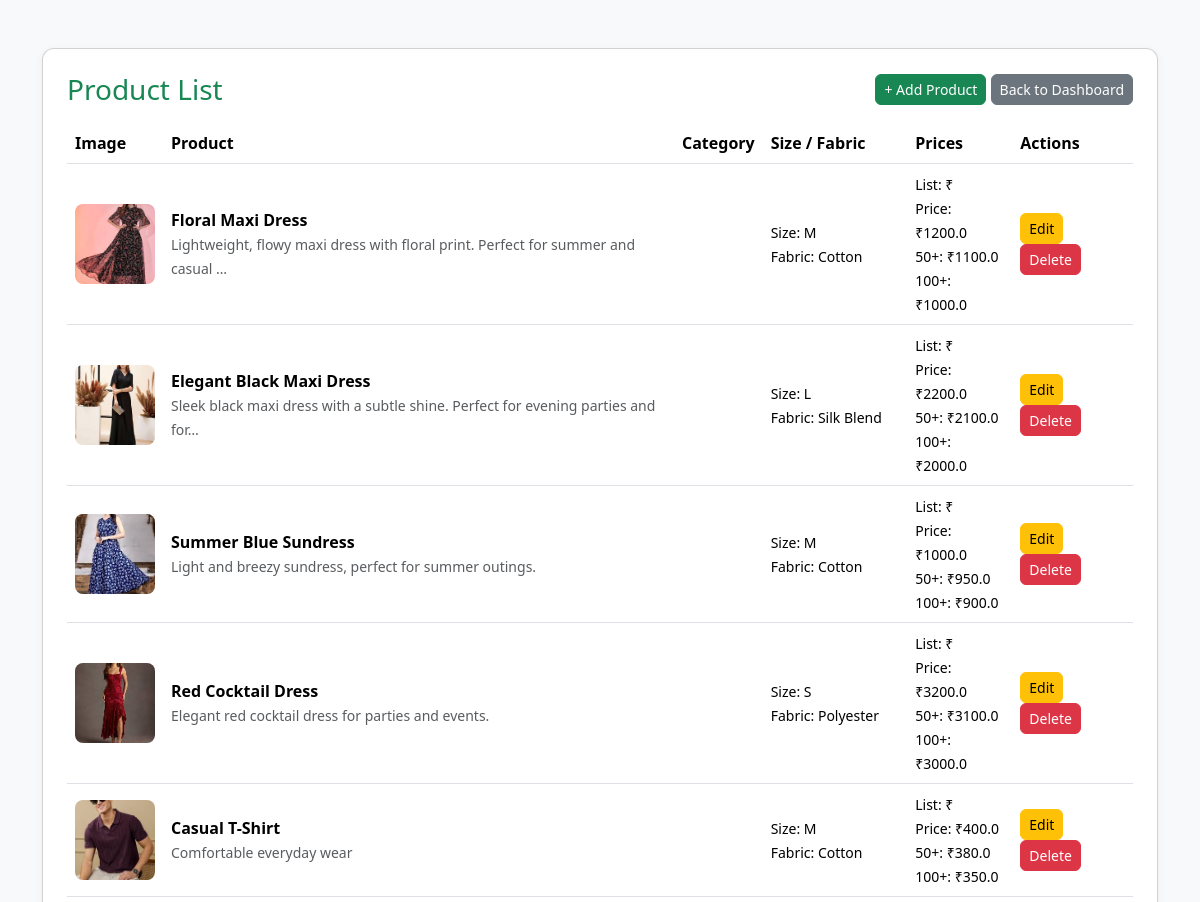
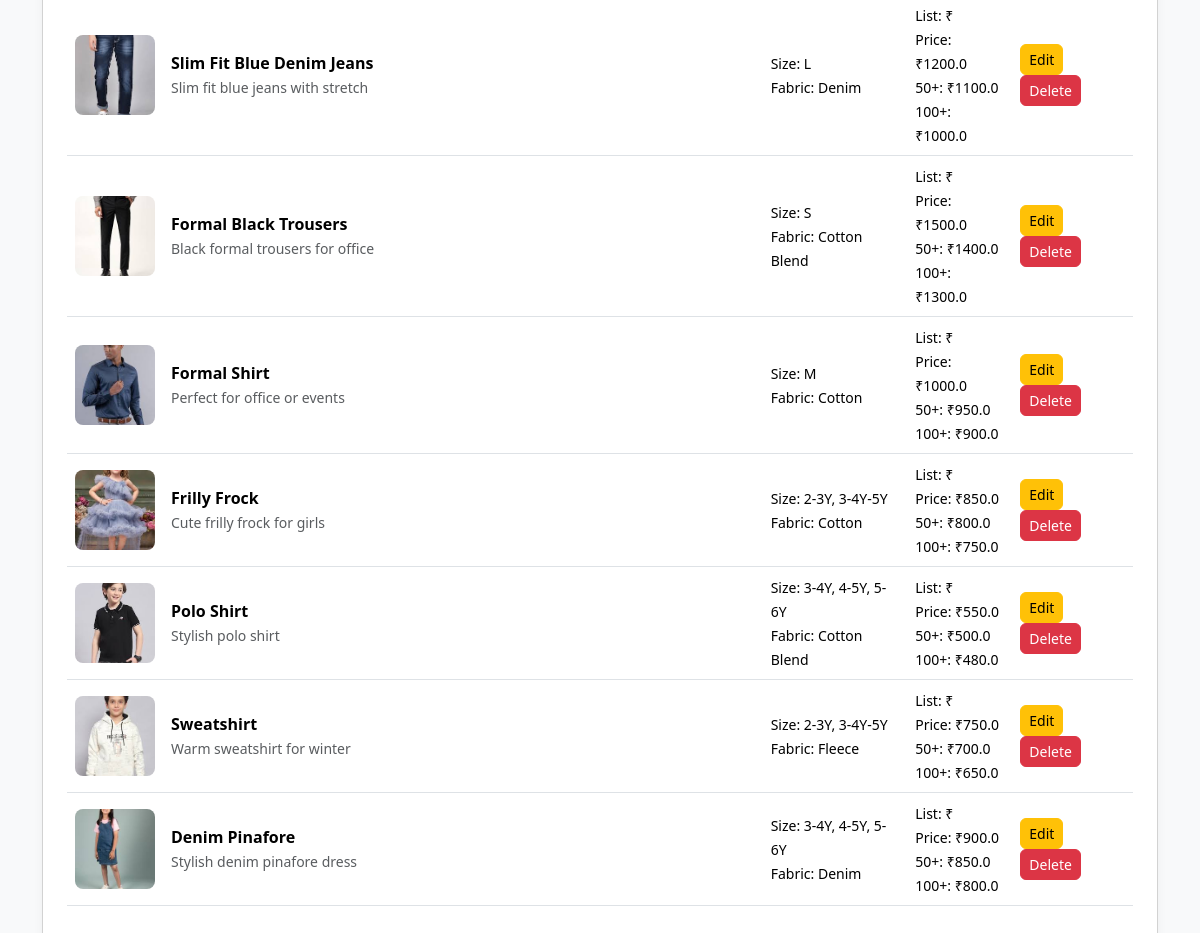
/viewproduct, run on the app's committed database (2 pictures, top to bottom).
### manager/models.py (models this page shows, shortened)
class product(models.Model):
    name=models.CharField(max_length=20)
    size=models.CharField(max_length=20)
    fabric=models.CharField(max_length=20)
    description=models.TextField()
    listprice=models.FloatField()
    price=models.FloatField()
    price50=models.FloatField()
    price100=models.FloatField()
    categoryid=models.ForeignKey(category,on_delete=models.CASCADE)
    image=models.FileField(upload_to='media')

### manager/views.py (the view)
# urls.py: path('viewproduct',views.viewproduct,name='viewproduct'),
def viewproduct(request):
      n=product.objects.all()
      p={'n':n}
      return render(request,'admin/productshow.html',p)

### template/admin/productshow.html (shortened to what this page needs)
{% load static %}
<!DOCTYPE html>
<html lang="en">
<head>
  <link href="https://cdn.jsdelivr.net/npm/bootstrap@5.3.3/dist/css/bootstrap.min.css" rel="stylesheet">
</head>
<body>
  <div class="container py-5">
    <div class="card p-4">
      <div class="d-flex justify-content-between align-items-center mb-3">
        <h3 class="mb-0 text-success">Product List</h3>
        <div>
          <a href="{% url 'productadd' %}" class="btn btn-success btn-sm">+ Add Product</a>
          <a href="{% url 'adminhome' %}" class="btn btn-secondary btn-sm">Back to Dashboard</a>
        </div>
      </div>
      {% if n %}
        <div class="table-responsive">
          <table class="table align-middle table-hover">
            <thead>
              <tr>
                <th scope="col">Image</th>
                <th scope="col">Product</th>
                <th scope="col">Category</th>
                <th scope="col">Size / Fabric</th>
                <th scope="col">Prices</th>
                <th scope="col">Actions</th>
              </tr>
            </thead>
            <tbody>
              {% for i in n %}
              <tr>
                <td>
                  {% if i.image %}
                    <img src="{{ i.image.url }}" alt="{{ i.name }}">
                  {% else %}
                    <span class="text-muted">No Image</span>
                  {% endif %}
                </td>
                <td>
                  <strong>{{ i.name }}</strong><br>
                  <small class="text-muted">{{ i.description|truncatechars:80 }}</small>
                </td>
                <td>{{ i.categoryid.name }}</td>
                <td>
                  <small>Size: {{ i.size }}</small><br>
                  <small>Fabric: {{ i.fabric }}</small>
                </td>
                <td>
                  <small>List: ₹{{ i.listprise }}</small><br>
                  <small>Price: ₹{{ i.price }}</small><br>
                  <small>50+: ₹{{ i.price50 }}</small><br>
                  <small>100+: ₹{{ i.price100 }}</small>
                </td>
                <td>
                  <a href="{% url 'productedit' i.id  %}" class="btn btn-warning btn-sm">Edit</a>
                  <a href="{% url 'deleteproduct' i.id  %}" class="btn btn-danger btn-sm" onclick="return confirm('Delete this product?')">Delete</a>
                </td>
              </tr>
              {% endfor %}
            </tbody>
          </table>
        </div>
      {% else %}
        <div class="text-center py-4 text-muted">
          <p>No products found.</p>
          <a href="{% url 'productadd' %}" class="btn btn-success">Add Product</a>
        </div>
      {% endif %}
    </div>
  </div>
</body>
</html>

### template/admin/productshow.html (style rules this page uses)
body { background-color: #f8f9fa; }
.table img { width: 80px; height: 80px; object-fit: cover; border-radius: 8px; }
.card { border-radius: 12px; box-shadow: 0 2px 10px rgba(0,0,0,0.05); }
.table thead { background-color: #198754; color: white; }
.btn { border-radius: 6px; }

### data on the page
product: image (picture), name "Floral Maxi Dress", description "Lightweight, flowy maxi dress with floral print. Perfect for summer and casual …", size "M", fabric "Cotton", price "1200.0", price50 "1100.0", price100 "1000.0"
product: image (picture), name "Elegant Black Maxi Dress", description "Sleek black maxi dress with a subtle shine. Perfect for evening parties and for…", size "L", fabric "Silk Blend", price "2200.0", price50 "2100.0", price100 "2000.0"
product: image (picture), name "Summer Blue Sundress", description "Light and breezy sundress, perfect for summer outings.", size "M", fabric "Cotton", price "1000.0", price50 "950.0", price100 "900.0"
product: image (picture), name "Red Cocktail Dress", description "Elegant red cocktail dress for parties and events.", size "S", fabric "Polyester", price "3200.0", price50 "3100.0", price100 "3000.0"
product: image (picture), name "Casual T-Shirt", description "Comfortable everyday wear", size "M", fabric "Cotton", price "400.0", price50 "380.0", price100 "350.0"
product: image (picture), name "Slim Fit Blue Denim Jeans", description "Slim fit blue jeans with stretch", size "L", fabric "Denim", price "1200.0", price50 "1100.0", price100 "1000.0"
product: image (picture), name "Formal Black Trousers", description "Black formal trousers for office", size "S", fabric "Cotton Blend", price "1500.0", price50 "1400.0", price100 "1300.0"
product: image (picture), name "Formal Shirt", description "Perfect for office or events", size "M", fabric "Cotton", price "1000.0", price50 "950.0", price100 "900.0"
product: image (picture), name "Frilly Frock", description "Cute frilly frock for girls", size "2-3Y, 3-4Y-5Y", fabric "Cotton", price "850.0", price50 "800.0", price100 "750.0"
product: image (picture), name "Polo Shirt", description "Stylish polo shirt", size "3-4Y, 4-5Y, 5-6Y", fabric "Cotton Blend", price "550.0", price50 "500.0", price100 "480.0"
product: image (picture), name "Sweatshirt", description "Warm sweatshirt for winter", size "2-3Y, 3-4Y-5Y", fabric "Fleece", price "750.0", price50 "700.0", price100 "650.0"
product: image (picture), name "Denim Pinafore", description "Stylish denim pinafore dress", size "3-4Y, 4-5Y, 5-6Y", fabric "Denim", price "900.0", price50 "850.0", price100 "800.0"
